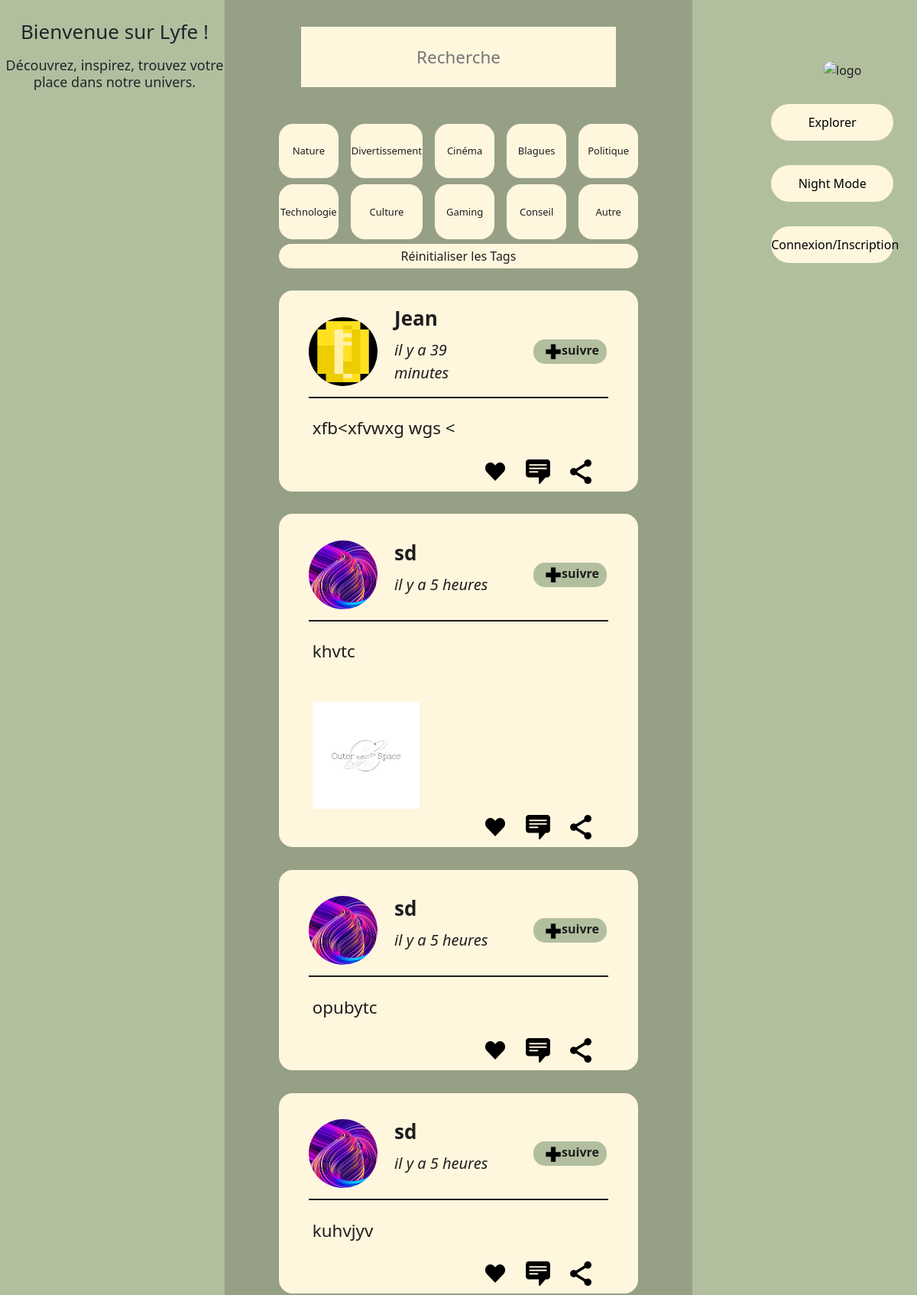
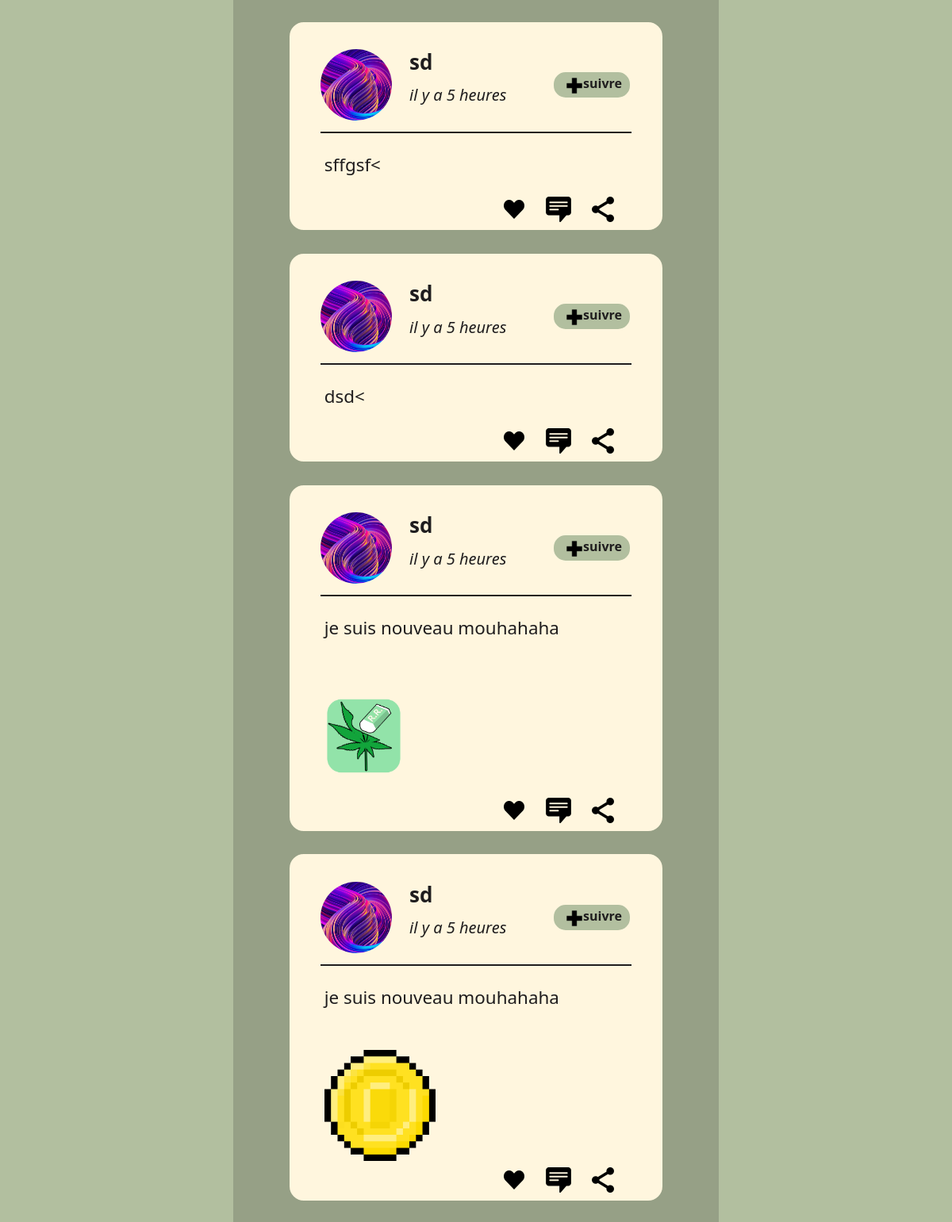
The page / (upper part) on the database its author committed (2 pictures, top to bottom).
### tables this page shows
CREATE TABLE `tweet` (
  `tweet_id` int NOT NULL,
  `tweet_user_id` int NOT NULL DEFAULT '1',
  `tweet_nom` text NOT NULL,
  `tweet_contenu` text NOT NULL,
  `tweet_tag` text NOT NULL,
  `tweet_date` datetime NOT NULL,
  `tweet_media` text NOT NULL
);

CREATE TABLE `users` (
  `users_id` int NOT NULL,
  `users_nom` text NOT NULL,
  `users_pseudo` text NOT NULL,
  `users_biographie` text NOT NULL,
  `users_mail` text NOT NULL,
  `users_mdp` text NOT NULL,
  `users_photo` text,
  `users_salt` text NOT NULL,
  `users_pdp` text NOT NULL,
  `users_bannière` text NOT NULL
);

### Traitement/afficher_date_relative.php (called while the page is built)
<?php
function afficher_date_relative($date) {
    $now = new DateTime();
    $date = DateTime::createFromFormat('Y-m-d H:i:s', $date);
    $diff = $now->diff($date);
    if ($diff->y > 0) {
        return "il y a ".$diff->y." an".($diff->y > 1 ? "s" : "");
    } elseif ($diff->m > 0) {
        return "il y a ".$diff->m." mois";
    } elseif ($diff->d > 0) {
        return "il y a ".$diff->d." jour".($diff->d > 1 ? "s" : "");
    } elseif ($diff->h > 0) {
        return "il y a ".$diff->h." heure".($diff->h > 1 ? "s" : "");
    } elseif ($diff->i > 0) {
        return "il y a ".$diff->i." minute".($diff->i > 1 ? "s" : "");
    } else {
        return "il y a quelques secondes";
    }
}
?>

### Traitement/affichagetweet.php (the view, shortened to what this page needs)
<?php
require 'afficher_date_relative.php';
$servername = "localhost";
$username = "root";
$password = "";
$dbname = "twitterlike";
try {
    $conn = new PDO("mysql:host=$servername;dbname=$dbname", $username, $password);
    $conn->setAttribute(PDO::ATTR_ERRMODE, PDO::ERRMODE_EXCEPTION);
    $sql = "SELECT * FROM tweet ORDER BY tweet_date DESC";
    $result = $conn->query($sql);
    $tweets_html = "";
    if ($result->rowCount() > 0) {
        while ($row = $result->fetch(PDO::FETCH_ASSOC)) {
            $pseudo = $row["tweet_nom"];
            $contenu = $row["tweet_contenu"];
            $media = $row["tweet_media"];
            $date_creation = $row["tweet_date"];
            $date_diff = afficher_date_relative($date_creation);
            $sql = "SELECT users_pdp FROM users WHERE users_pseudo = :pseudo";
            $stmt = $conn->prepare($sql);
            $stmt->execute(['pseudo' => $pseudo]);
            $users = $stmt->fetch(PDO::FETCH_ASSOC);
            if (!empty($users['users_pdp'])) {
                $media_pdp = $users['users_pdp'];
            } else {
                $media_pdp = 'Media/PhotoProfil/Base.jpg';
            }
            $tweets_html .= "<div class='message messagesuivant'>";
            $tweets_html .= "<div class='entete'>";
            $tweets_html .= "<div><img src='". $media_pdp ."' alt='Photo de profil' class='image-ronde'></div>";
            $tweets_html .= "<div class='nomheure'> <h2><a href='profil.php?pseudo=" . urlencode($pseudo) . "'>" .$pseudo . "</a></h2> <br><p>" . $date_diff . "</p></div>";
            $tweets_html .= "<div class='suivre'> <img src='Image/Logo_plus.png' alt='logo plus'> <p>suivre</p></div>";
            $tweets_html .= "</div>";
            $tweets_html .= "<div class='texte'>";
            $tweets_html .= "<p>" .htmlspecialchars($contenu). "</p>";
            if ($media == "") {
            } else {
                $tweets_html .= "<br><div class='container_media'> <img class='media' src='".$media ."'> </div>";
            }
            $tweets_html .= "</div>";
            $tweets_html .= "<div class='logo'>";
            $tweets_html .= "<img src='Image/Logo_coeur.png' alt='logo de coeur'>";
            $tweets_html .= "<img src='Image/Logo_reponse.png' alt='logo de reponse'>";
            $tweets_html .= "<img src='Image/Logo_partage.png' alt='logo de partage'>";
            $tweets_html .= "</div>";
            $tweets_html .= "</div>";
        }
    }
 } catch(PDOException $e) {
     die("Erreur de connexion à la base de données : " . $e->getMessage());
 }
?>

### CSS/composants/message.css (style rules this page uses)
.message { border: 2px solid var(--main-button-color); margin-top: 8%; margin-left: 10%; margin-right: 10%; border-radius: 18px; background-color: var(--main-button-color); color: var(--main-color); }
.image-ronde { width: 90px; height: 90px; border: none; border-radius: 45px; }
.entete { display: grid; grid-template-columns: 7em 1fr 1fr; margin-top: 4%; margin-left: 8%; margin-right: 8%; height: 7.5em; align-items: center; border-bottom: 2px solid var(--main-color); }
.suivre { background-color: var(--main-bg-color_13); border: 2px solid var(--main-bg-color_13); border-radius: 15px; height: 2em; width: 6em; text-align: end; margin-left: 80%; }
.suivre img { height: 3em; width: 3em; margin-top: -0.6em; margin-right: 3em; }
.suivre p { margin-top: -2.4em; font-weight: bolder; margin-right: 0.5em; }
.nomheure h2 { margin-bottom: -0.5em; font-weight: 800; font-size: xx-large; }
.nomheure p { font-style: italic; font-size: small; }
.texte { margin-left: 9%; margin-right: 9%; margin-top: 1em; font-size: 1.4em; font-weight: 200; }
.logo { padding: 1.5em; margin-left: 70%; }
.logo img { width: 2em; height: 2em; margin-left: 1.5em; }
.messagesuivant { margin-top: 3%; }
.container_media { height: 200px; }
.media { max-height: 100%; width: auto; }
@media screen and (min-width: 1200px) and (max-width: 1919px) { .logo { padding: 0.5em; margin-left: 50%; } }
@media screen and (min-width: 1200px) and (max-width: 1919px) { .suivre { margin-left: 30%; } }
@media screen and (min-width: 1200px) and (max-width: 1919px) { .nomheure h2 { margin-bottom: -0.5em; font-weight: 800; font-size: 26px; } }
@media screen and (min-width: 1200px) and (max-width: 1919px) { .nomheure p { font-size: 20px; } }
@media screen and (min-width: 1200px) and (max-width: 1919px) { .messagesuivant { margin-top: 5%; } }
@media screen and (min-width: 1200px) and (max-width: 1919px) { .container_media { height: 140px; } }

### CSS/composants/setup.css (style rules this page uses)
* { margin: 0; padding: 0; box-sizing: border-box; }
a { text-decoration: none !important; color: var(--main-color) !important; }
body { font-family: commission; color: var(--main-color); cursor: default; }
:root { --main-bg-color_2: #96A086; --main-bg-color_13: #B2BF9F; --main-button-color: #FFF6DE; --main-color: #1F1D1E; }

### rows shown on the page
tweet: users.users_pdp (picture), tweet_nom "Jean", tweet_date "il y a 39 minutes", tweet_contenu "xfb<xfvwxg wgs <"
tweet: users.users_pdp (picture), tweet_nom "sd", tweet_date "il y a 5 heures", tweet_contenu "khvtc", tweet_media (picture)
tweet: users.users_pdp (picture), tweet_nom "sd", tweet_date "il y a 5 heures", tweet_contenu "opubytc"
tweet: users.users_pdp (picture), tweet_nom "sd", tweet_date "il y a 5 heures", tweet_contenu "kuhvjyv"
tweet: users.users_pdp (picture), tweet_nom "sd", tweet_date "il y a 5 heures", tweet_contenu "sffgsf<"
tweet: users.users_pdp (picture), tweet_nom "sd", tweet_date "il y a 5 heures", tweet_contenu "dsd<"
tweet: users.users_pdp (picture), tweet_nom "sd", tweet_date "il y a 5 heures", tweet_contenu "je suis nouveau mouhahaha", tweet_media (picture)
tweet: users.users_pdp (picture), tweet_nom "sd", tweet_date "il y a 5 heures", tweet_contenu "je suis nouveau mouhahaha", tweet_media (picture)
